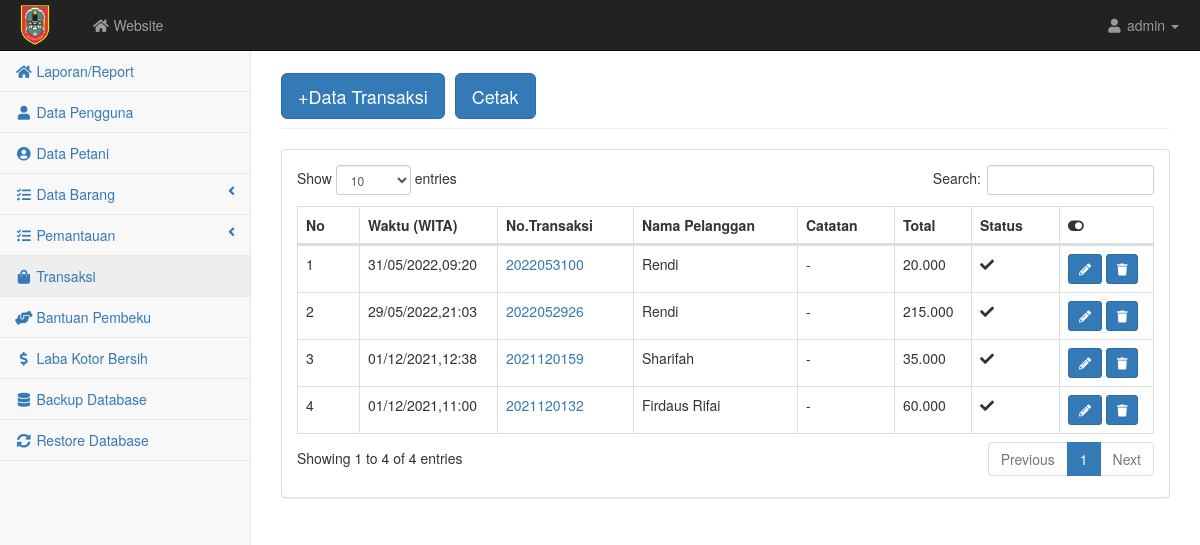
/admin/transaksi.php, run on an earlier commit of the app's database.
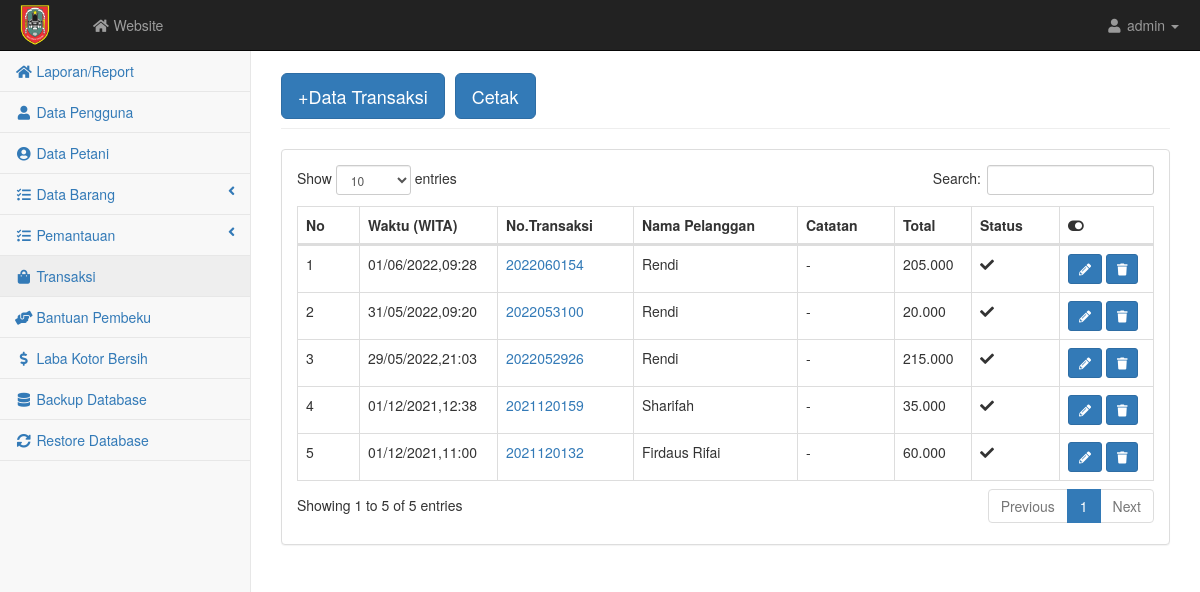
And on a later commit of the database.
### tables this page shows
CREATE TABLE `transaksi` (
  `notransaksi` varchar(15) NOT NULL,
  `id` int(5) NOT NULL,
  `tgl` datetime NOT NULL,
  `total` float NOT NULL,
  `catatan` varchar(100) NOT NULL,
  `konfirmasi` varchar(50) NOT NULL
);

CREATE TABLE `user` (
  `id` int(5) NOT NULL,
  `nama` varchar(100) NOT NULL,
  `username` varchar(10) NOT NULL,
  `password` varchar(10) NOT NULL,
  `nik` varchar(30) NOT NULL,
  `telp` varchar(15) NOT NULL,
  `alamat` text NOT NULL,
  `level` varchar(30) NOT NULL,
  `luaslahan` varchar(50) NOT NULL,
  `kelompok` varchar(50) NOT NULL,
  `file1` text NOT NULL,
  `file2` text NOT NULL,
  `file3` text NOT NULL,
  `status` varchar(50) NOT NULL
);

### admin/transaksi.php (the view, shortened to what this page needs)
<?php require('atas.php'); ?>
<div id="page-wrapper">
    <div class="container-fluid">
        <div class="row">
            <div class="col-lg-12">
                <h1 class="page-header">
                <button class="btn btn-primary btn-lg"><a href="transaksi_input.php" style="color: white; text-decoration: none">+Data Transaksi</a></button>
                <button type="button" class="btn btn-primary btn-lg" data-toggle="modal" data-target="#myModal"> Cetak </button></h1>
            </div>
        </div>
        <div class="row">
            <div class="col-lg-12">
                <div class="panel panel-default">
                    <div class="panel-body">
                        <div class="table-responsive">
                            <table class="table table-bordered table-hover" id="dataTables-example">
                                <thead class="success">
                                    <tr>
                                        <th>No</th>
                                        <th>Waktu (WITA)</th>
                                        <th>No.Transaksi</th>
                                        <th>Nama Pelanggan</th>
                                        <th>Catatan</th>
                                        <th>Total</th>
                                        <th>Status</th>
                                        <th><i class="fa fa-toggle-on"></i></th>
                                    </tr>
                                </thead>
                                <tbody>
                                    <?php $no=1; $query = mysqli_query($kon, "SELECT * FROM transaksi INNER JOIN user ON transaksi.id = user.id WHERE konfirmasi != '' ORDER BY tgl DESC");
                                        while($data = mysqli_fetch_array($query)){ ?>
                                            <tr class="odd gradeX">
                                                <td><?= $no++; ?></td>
                                                <td><?= date('d/m/Y,H:i',strtotime($data['tgl'])) ?></td>
                                                <td><a href="transaksi_detail.php?notransaksi=<?= $data['notransaksi'] ?>"><?= $data['notransaksi'] ?></a>
                                                </td>
                                                <td><?= $data['nama'] ?></td>
                                                <td><?= $data['catatan'] ?></td>
                                                <td><?= number_format($data['total'],0,'.','.') ?></td>
                                                <td><?php
                                                  if($data['konfirmasi'] == 'diterima'){
                                                    ?><i class='fas fa-check'></i><?php
                                                  }else if($data['konfirmasi'] == 'Ditolak'){
                                                    echo "<i class='fas fa-times'></i>";
                                                  }else if($data['konfirmasi'] == 'Menunggu'){
                                                    echo "<i class='fas fa-clock'></i>";
                                                  }  ?></td>
                                                <td>
                                                <a href="transaksi_edit.php?notransaksi=<?php echo $data['notransaksi']; ?>" class="btn btn-primary btn-sm"><i class="fa fa-pencil-alt"></i></a>
                                                <button class="btn btn-primary btn-sm" type="button" onclick="return confirm('Yakin ingin Menghapus?');"><a href="delete.php?notransaksi=<?php echo $data['notransaksi'] ?>&level=transaksi" style="color: white;"><i class="fa fa-trash"></i></a></button>
                                                </td>
                                            </tr>
                                        <?php } ?>
                                </tbody>
                            </table>
                        </div>
                    </div>
                </div>
            </div>
        </div>
    </div>
</div>
    </div>
<?php require('bawah.php') ?>

What changed in the data, as far as the page shows it:
added transaksi: tgl "01/06/2022,09:28", notransaksi "2022060154", id.nama "Rendi", catatan "-", total "205.000", konfirmasi "diterima" (drawn)
Also different on the page:
text written by a page script: "Show entries Search: Showing 1 to 4 of 4 entries Previous 1 Next" → "Show entries Search: Showing 1 to 5 of 5 entries Previous 1 Next"
